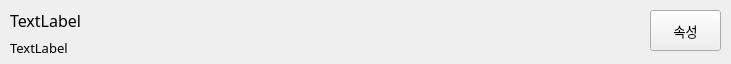
<?xml version="1.0" encoding="UTF-8"?>
<ui version="4.0">
 <class>Form</class>
 <widget class="QWidget" name="Form">
  <property name="geometry">
   <rect>
    <x>0</x>
    <y>0</y>
    <width>731</width>
    <height>64</height>
   </rect>
  </property>
  <property name="font">
   <font>
    <family>티머니 둥근바람 Regular</family>
    <pointsize>10</pointsize>
   </font>
  </property>
  <property name="windowTitle">
   <string>Form</string>
  </property>
  <widget class="QPushButton" name="detail_pushButton">
   <property name="geometry">
    <rect>
     <x>650</x>
     <y>10</y>
     <width>71</width>
     <height>41</height>
    </rect>
   </property>
   <property name="text">
    <string>속성</string>
   </property>
  </widget>
  <widget class="QLabel" name="algorithm_title_label">
   <property name="geometry">
    <rect>
     <x>10</x>
     <y>10</y>
     <width>631</width>
     <height>21</height>
    </rect>
   </property>
   <property name="baseSize">
    <size>
     <width>0</width>
     <height>0</height>
    </size>
   </property>
   <property name="font">
    <font>
     <pointsize>12</pointsize>
    </font>
   </property>
   <property name="text">
    <string>TextLabel</string>
   </property>
  </widget>
  <widget class="QLabel" name="algorithm_dp_label">
   <property name="geometry">
    <rect>
     <x>10</x>
     <y>40</y>
     <width>631</width>
     <height>16</height>
    </rect>
   </property>
   <property name="text">
    <string>TextLabel</string>
   </property>
  </widget>
 </widget>
 <resources/>
 <connections/>
</ui>
